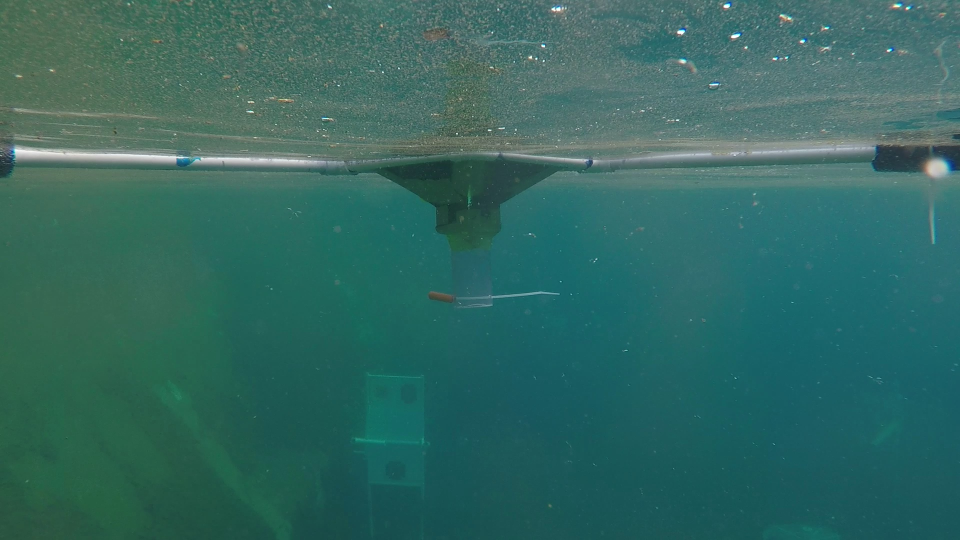
#> input picture preprocessing/preprocessingImages/float-0157.jpg, 1920 x 1080 px (shown at 1/2 size)
$ python gateLocator.py
#> lines starting #> are read from the running program, lines starting #| are printed output that depends on the picture; after the words box and inside, x2 and y2 are one past the last pixel; in counts of white or black regions, pixels touching at a corner belong together
import cv2
import numpy as np
from matplotlib import pyplot as plt
from matplotlib.pyplot import imshow

img = cv2.imread('float-0157.jpg')
#> img is the input picture: shape (1080, 1920, 3); mean B, G, R 97.9, 104.4, 50.7

hsv = cv2.cvtColor(img, cv2.COLOR_BGR2HSV)
#> hsv: shape (1080, 1920, 3); mean H, S, V 84.9, 137.1, 105.4

lower_yellow = np.array([0, 70, 70])
upper_yellow = np.array([70, 255, 255])

mask = cv2.inRange(img, lower_yellow, upper_yellow)
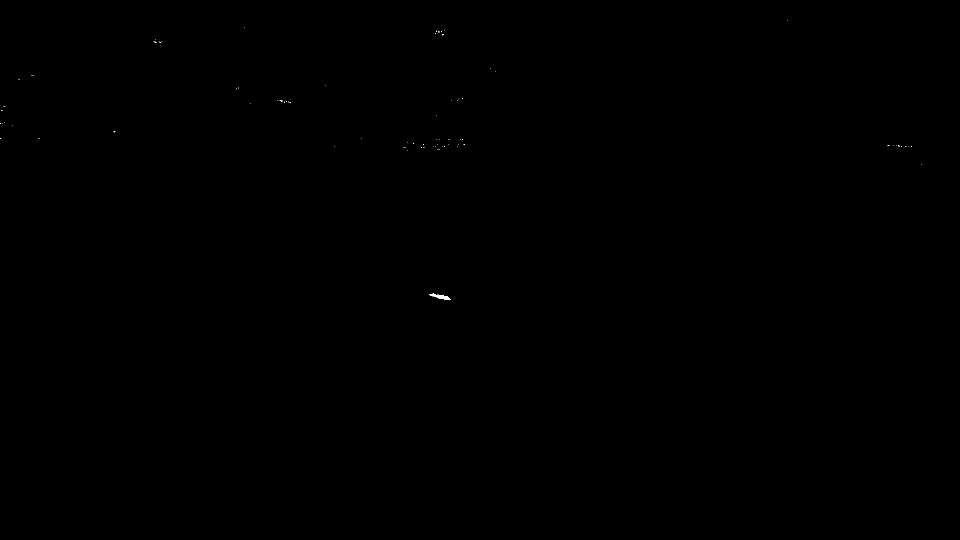
#> mask: shape (1080, 1920) (shown at 1/2 size); 0.02% white; 88 white regions (87 under 20 px), largest, box (x1, y1, x2, y2) and area: (859, 587, 902, 600) 237
res = cv2.bitwise_and(img, img, mask= mask)


cv2.imshow('Original',img)
cv2.imshow('Mask',mask)
cv2.imshow('Res',res)

cv2.waitKey(0)
cv2.destroyAllWindows()

blur = cv2.blur(mask,(10,10))
cv2.imwrite("blur.png", blur)

im = cv2.imread('blur.png')
#> im: shape (1080, 1920, 3); min 0, max 181, mean 0
imgray = cv2.cvtColor(im,cv2.COLOR_BGR2GRAY)
ret,thresh = cv2.threshold(imgray,127,255,0)
#> thresh: shape (1080, 1920); 0.01% white; 1 white region
contours, hierarchy = cv2.findContours(thresh, cv2.RETR_TREE, cv2.CHAIN_APPROX_SIMPLE)
#> contours = 1 contour; box (x1, y1, x2, y2) and area: (866, 589, 897, 600) 152

cv2.drawContours(im, contours, -1, (255, 0, 0), 3)
#> im: shape (1080, 1920, 3); mean B, G, R 0.1, 0, 0

all_pixels = []

for i in range (len(contours)):
    cnt = contours[i]


    for i in range(0, len(cnt)):
        for j in range(0, len(cnt[i])):
            all_pixels.append(cnt[i][j])

    rect = cv2.minAreaRect(cnt)
    box = cv2.boxPoints(rect)
    box = np.int0(box)
    for j in range(4):
      cv2.circle(im, (box[j][0], box[j][1]), 5, (0, 0, 255), -1)
#> this loop made 1 pass
#> (rect, box) on pass 1: (((880.9, 593.9), (6.74, 30.91), -80.54), [[895, 599], [865, 594], [866, 588], [896, 593]])
#> im: shape (1080, 1920, 3); mean B, G, R 0.1, 0, 0.1
#> after the loop, all_pixels = 32 pairs, first value 866 to 896, second value 589 to 599


#for i in range(0, len(all_pixels), 5):
#    cv2.circle(im, (all_pixels[i][0], all_pixels[i][1]), 5, (255, 255, 0), -1)

topl = all_pixels[0]
#> topl = [866, 589]
topr = all_pixels[0]
#> topr = [866, 589]
botr = all_pixels[0]
#> botr = [866, 589]
botl = all_pixels[0]
#> botl = [866, 589]
top = all_pixels[0]
#> top = [866, 589]
bot = all_pixels[0]
#> bot = [866, 589]
right = all_pixels[0]
#> right = [866, 589]
left = all_pixels[0]
#> left = [866, 589]

for i in all_pixels:
    if i[0] <= topl[0] and i[1]<= topl[1]:
        topl = i
    if i[0] >= topr[0] and i[1] <= topr[1]:
         topr = i
    if i[0] <= botl[0] and i[1] >= botl[1]:
        botl = i
    if i[0] >= botr[0] and i[1] >= botr[1]:
         botr = i
    if i[0] <= left[0]:
        left = i
    if i[0] >= right[0]:
        right = i
    if i[1] <= top[1]:
        top = i
    if i[1] >= bot[1]:
        bot = i
#> this loop made 32 passes
#> bot on passes 1 to 12: [866, 589], [866, 592], [869, 592], [870, 593], [871, 593], [872, 594], [873, 594], [874, 595], [876, 595], [877, 596], [879, 596], [880, 597]
#> right on passes 18 to 21: [894, 598], [895, 598], [896, 597], [896, 595]

cv2.circle(im, (left[0], left[1]), 5, (0, 255, 255), -1)
#> im: shape (1080, 1920, 3); mean B, G, R 0, 0, 0.1
cv2.circle(im, (right[0], right[1]), 5, (0, 255, 255), -1)
#> im: shape (1080, 1920, 3); mean B, G, R 0, 0, 0.1
cv2.circle(im, (top[0], top[1]), 5, (0, 255, 255), -1)
#> im: shape (1080, 1920, 3); mean B, G, R 0, 0.1, 0.1
cv2.circle(im, (bot[0], bot[1]), 5, (0, 255, 255), -1)
#> im: shape (1080, 1920, 3); mean B, G, R 0, 0.1, 0.1

cv2.circle(im, (topl[0], topl[1]), 5, (0, 255, 0), -1)
#> im: shape (1080, 1920, 3); mean B, G, R 0, 0.1, 0.1
cv2.circle(im, (topr[0], topr[1]), 5, (0, 255, 0), -1)
#> im: shape (1080, 1920, 3); mean B, G, R 0, 0.1, 0.1
cv2.circle(im, (botl[0], botl[1]), 5, (0, 255, 0), -1)
#> im: shape (1080, 1920, 3); mean B, G, R 0, 0.1, 0
cv2.circle(im, (botr[0], botr[1]), 5, (0, 255, 0), -1)
#> im: shape (1080, 1920, 3); mean B, G, R 0, 0.1, 0


cv2.imshow("contours", im)


# [25 lines of commented-out code are left out]
cv2.waitKey(0)
cv2.destroyAllWindows()


plt.show()
